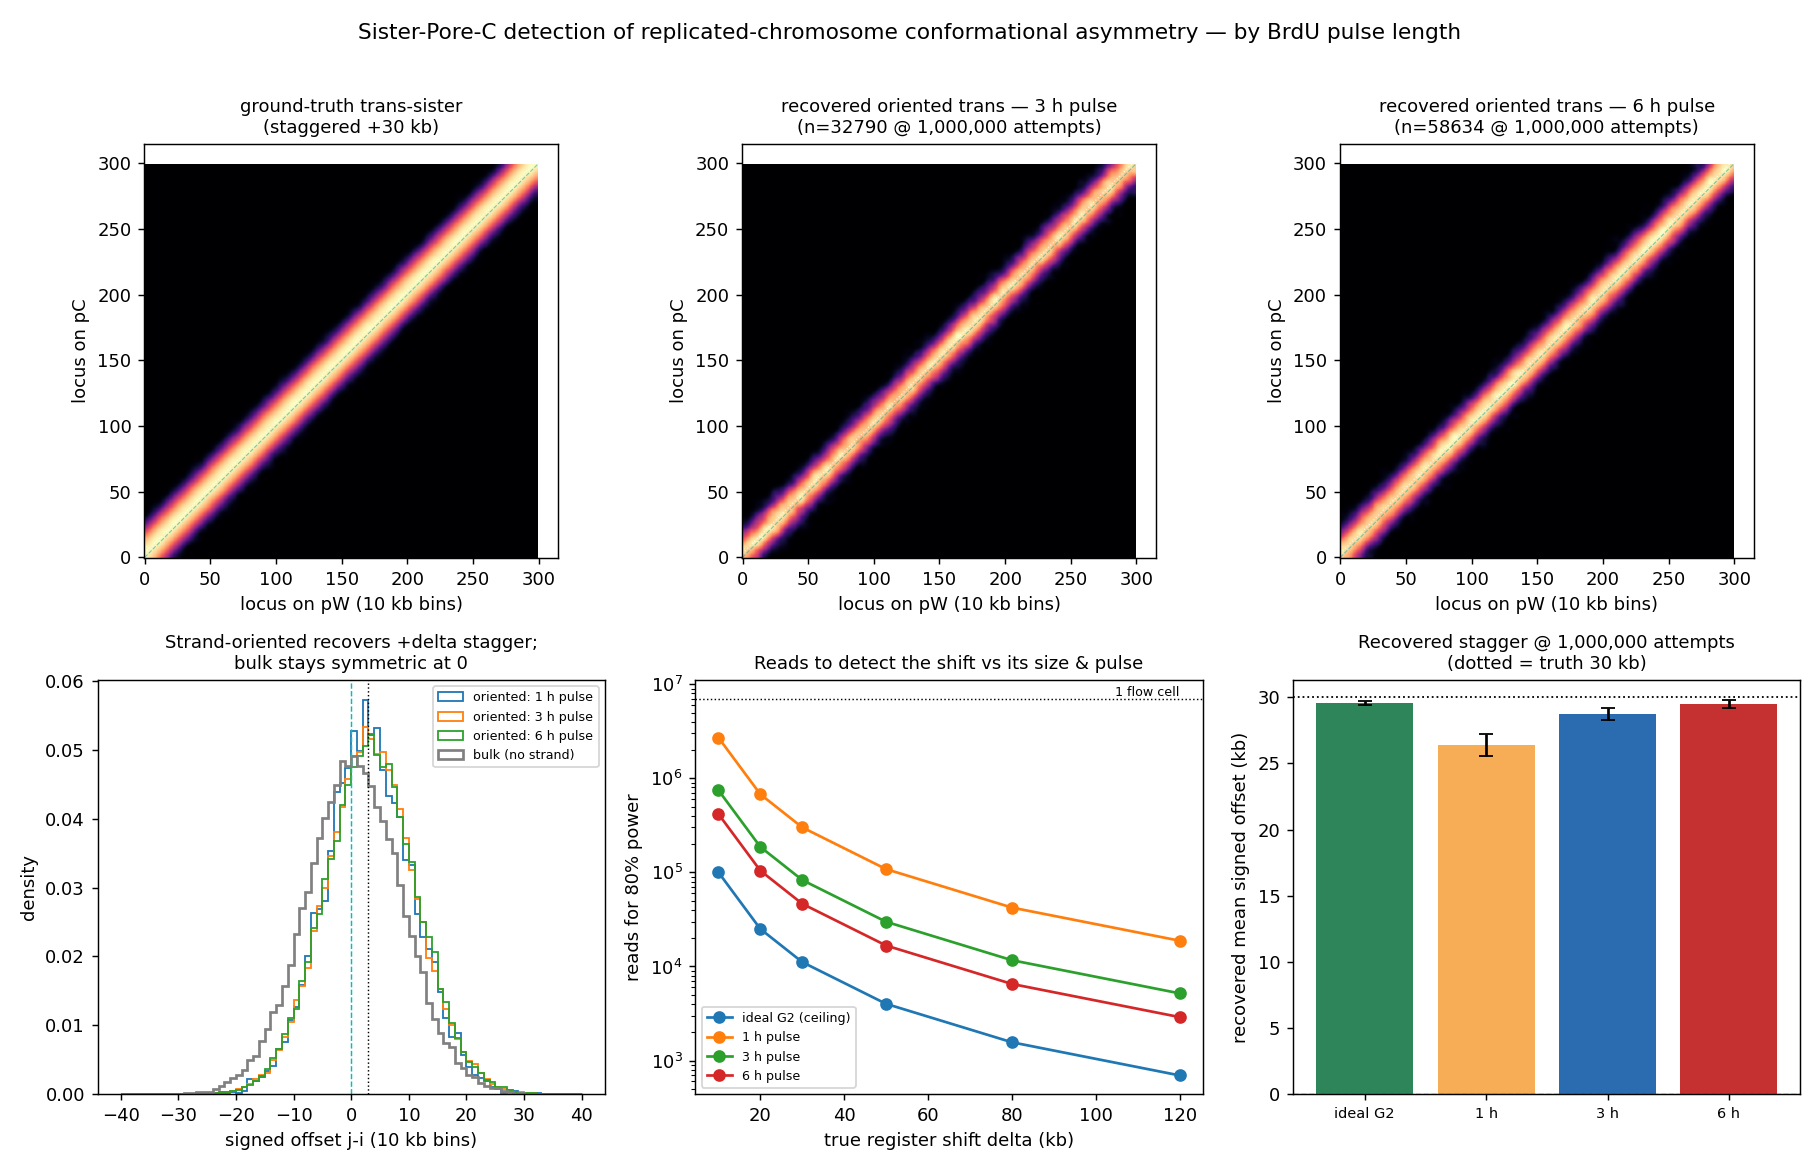

Python code for this plot:
"""
Can sister-Pore-C detect the "conformational asymmetry of replicated chromosomes"?

Gerlich-lab result (Science 2025, biorxiv 2025.07.09.663929): sister chromatids are consistently
STAGGERED by a register shift delta along the 5'->3' direction of the inherited (parental) strand.
Trans-sister contacts between locus i (sister pW) and j (sister pC) peak at j - i = +delta, not 0.
The shift is registered to parental-strand orientation.

Why sister-Pore-C can see it: the BrdU strand read tells you which sister a labelled monomer is on
(nascent C -> pW, nascent W -> pC), so each trans-sister contact can be SIGNED by the parental-strand
axis. Bulk Hi-C/Pore-C cannot orient the pair, so +delta and -delta staggers superimpose into a
symmetric diagonal and the asymmetry is invisible.

This plants a staggered trans-sister map on a Chr1 arm window and asks, as a function of BrdU PULSE
LENGTH (1/3/6 h; ideal G2 = ceiling):
  1. do strand-oriented trans contacts recover the +delta stagger, while the bulk map stays symmetric?
  2. how many oriented trans-sister contacts -> how many genome reads to detect the shift at 80% power?

Reuses quick_mc.py for cells + labelling. Run: python contactmap_sister.py [n_reads]
Outputs: contactmap_sister.png, contactmap_sister_readsneeded.csv
"""
import math, random, sys
import numpy as np
import quick_mc as q

CHR = 0
R = 300                      # window bins (10 kb each) = 3 Mb
OFF = 500                    # window starts at Chr1 bin 500 (arm, ~5 Mb)
DELTA = 3                    # register shift (bins) = 30 kb  (parameter; real value from paper)
SIGMA = 8                    # trans-contact spread (bins) = 80 kb
# BrdU pulse sweep (HU dropped). ideal = theoretical ceiling (fully-labelled G2).
POPS = {'ideal G2 (ceiling)': dict(ideal=True), '1 h pulse': dict(P=1.0),
        '3 h pulse': dict(P=3.0), '6 h pulse': dict(P=6.0)}
MAP_PANELS = ['3 h pulse', '6 h pulse']
OPP = {'W': 'C', 'C': 'W'}


def detect_probs(p, n=1_000_000, seed=0):
    rng = np.random.default_rng(seed)
    nT = rng.binomial(rng.lognormal(math.log(750), 0.45, n).astype(int) + 50, 0.32)
    nB = rng.binomial(nT, p['s'])
    lab = (rng.binomial(nB, p['sens']) + rng.binomial(nT - nB, p['fp'])) >= p['thr']
    unlab = rng.binomial(nT, p['fp']) >= p['thr']
    return lab.mean(), unlab.mean()


def truth_trans_map(n=400_000, seed=3):
    rng = np.random.default_rng(seed)
    i = rng.integers(0, R, n)
    j = np.round(i + DELTA + rng.normal(0, SIGMA, n)).astype(int)
    ok = (j >= 0) & (j < R)
    return i[ok], j[ok]


def geometry_window(n_geo=400_000, seed=7):
    """P(a random read makes a cis same-homolog contact with BOTH loci inside the window)."""
    random.seed(seed); nprng = np.random.default_rng(seed)
    p = q.BASE; hit = 0
    for _ in range(n_geo):
        n = 1 + nprng.poisson(p['mean_mono'] - 1)
        c = random.choices(range(5), q.CHR_W)[0]; h = random.randint(0, 1); b = random.randrange(q.NB[c])
        mons = [(c, h, b)]
        for _k in range(n - 1):
            u = random.random()
            if u < p['p_inter']:
                c2 = random.choice([x for x in range(5) if x != c]); h2 = random.randint(0, 1); b2 = random.randrange(q.NB[c2])
            elif u < p['p_inter'] + p['p_hom']:
                c2, h2 = c, 1 - h; b2 = q.clipb(c, b + random.choice((-1, 1)) * q.pick_d(c))
            else:
                c2, h2 = c, h; b2 = q.clipb(c, b + random.choice((-1, 1)) * q.pick_d(c))
            mons.append((c2, h2, b2))
        win = [(hh, bb) for (cc, hh, bb) in mons if cc == CHR and OFF <= bb < OFF + R]
        found = False
        for i in range(len(win)):
            for j in range(i + 1, len(win)):
                if win[i][0] == win[j][0]:
                    found = True
        hit += found
    return hit / n_geo


def simulate(pop_over, n_reads, p_lab, p_unlab, seed=1):
    """Each read attempts one window trans-sister contact; classify by strand+label."""
    random.seed(seed); rng = np.random.default_rng(seed)
    p = dict(q.BASE); p.update(pop_over)
    ori_i, ori_j, bulk_signed = [], [], []
    for _ in range(n_reads):
        cell = q.sample_cell(p)
        i = random.randrange(R)
        j = int(round(i + DELTA + rng.normal(0, SIGMA)))
        if not (0 <= j < R):
            continue
        repA, cpsA, _ = cell.state(CHR, 0, OFF + i)
        repB, cpsB, _ = cell.state(CHR, 0, OFF + j)
        if not (repA and repB):
            continue                                  # no two sisters -> no trans-sister contact
        labA, labB = cpsA['pW'], cpsB['pC']
        rsA, rsB = random.choice('WC'), random.choice('WC')
        cA = random.random() < (p_lab if rsA in labA else p_unlab)
        cB = random.random() < (p_lab if rsB in labB else p_unlab)
        if cA and cB:
            ori_i.append(i); ori_j.append(j)
            bulk_signed.append(j - i if random.random() < 0.5 else i - j)
    n = n_reads
    return np.array(ori_i), np.array(ori_j), np.array(bulk_signed), len(ori_i) / n


def hist2d(i, j):
    H, _, _ = np.histogram2d(i, j, bins=[np.arange(R + 1), np.arange(R + 1)])
    return H


CONTACTS_80 = (1.96 + 0.84) ** 2 * (SIGMA / DELTA) ** 2   # oriented trans contacts for 80% power


def main():
    n_reads = int(sys.argv[1]) if len(sys.argv) > 1 else 1_000_000
    p_lab, p_unlab = detect_probs(q.BASE)
    f_window = geometry_window()
    print(f"P(call|labelled)={p_lab:.3f}  delta={DELTA*10} kb sigma={SIGMA*10} kb  "
          f"f_window(read makes cis contact in 3Mb window)={f_window:.2e}", file=sys.stderr)
    print(f"oriented trans contacts needed for 80% power = {CONTACTS_80:.0f}", file=sys.stderr)

    gi, gj = truth_trans_map()
    results = {}
    for pop, over in POPS.items():
        oi, oj, bulk, y_attempt = simulate(over, n_reads, p_lab, p_unlab)
        # y_attempt = oriented trans per window-contact-ATTEMPT; genome yield = f_window * y_attempt
        y_genome = f_window * y_attempt
        reads_needed = CONTACTS_80 / y_genome if y_genome > 0 else float('inf')
        results[pop] = dict(oi=oi, oj=oj, bulk=bulk, y_attempt=y_attempt, y_genome=y_genome,
                            mean_signed=(oj - oi).mean() if len(oi) else float('nan'),
                            n_oriented=len(oi), reads_needed=reads_needed)
        print(f"{pop:20s} oriented/attempt={y_attempt:.3f} genome/read={y_genome:.2e} "
              f"mean offset={results[pop]['mean_signed']*10:5.1f} kb  reads80%={reads_needed:.2e}", file=sys.stderr)

    import csv
    with open('contactmap_sister_readsneeded.csv', 'w', newline='') as f:
        w = csv.writer(f)
        w.writerow(['population', 'oriented_trans_per_read_genome', 'contacts_for_80pct_power',
                    'reads_for_80pct_power', 'flowcells_at_7M'])
        for pop, r in results.items():
            w.writerow([pop, f"{r['y_genome']:.3e}", f"{CONTACTS_80:.0f}",
                        f"{r['reads_needed']:.3e}", f"{r['reads_needed']/7e6:.3f}"])
    print("\n=== reads to DETECT the register shift (mean signed offset != 0, 80% power) ===")
    print(f"delta={DELTA*10} kb, sigma={SIGMA*10} kb  ->  {CONTACTS_80:.0f} oriented trans contacts needed")
    print(f"{'BrdU pulse':20s} {'oriented trans/read':>19s} {'reads needed':>14s} {'flow cells (7M)':>15s}")
    for pop, r in results.items():
        print(f"{pop:20s} {r['y_genome']:>19.2e} {r['reads_needed']:>14.2e} {r['reads_needed']/7e6:>15.3f}")

    try:
        import matplotlib; matplotlib.use('Agg'); import matplotlib.pyplot as plt
        from scipy.ndimage import gaussian_filter
        fig, ax = plt.subplots(2, 3, figsize=(14, 9))
        def show(a, H, title):
            a.imshow(np.log1p(gaussian_filter(H, 2)).T, origin='lower', cmap='magma', aspect='equal')
            a.plot([0, R], [0, R], 'c--', lw=0.6, alpha=0.6)
            a.plot([0, R - DELTA], [DELTA, R], 'w:', lw=0.7, alpha=0.7)
            a.set_title(title, fontsize=10); a.set_xlabel('locus on pW (10 kb bins)'); a.set_ylabel('locus on pC')
        show(ax[0, 0], hist2d(gi, gj), f'ground-truth trans-sister\n(staggered +{DELTA*10} kb)')
        for k, pop in enumerate(MAP_PANELS):
            r = results[pop]
            show(ax[0, 1 + k], hist2d(r['oi'], r['oj']),
                 f"recovered oriented trans — {pop}\n(n={r['n_oriented']} @ {n_reads:,} attempts)")

        bins = np.arange(-40, 41)
        a = ax[1, 0]
        for pop in ['1 h pulse', '3 h pulse', '6 h pulse']:
            off = results[pop]['oj'] - results[pop]['oi']
            if len(off):
                a.hist(off, bins=bins, histtype='step', density=True, label=f'oriented: {pop}')
        a.hist(results['3 h pulse']['bulk'], bins=bins, histtype='step', density=True, color='gray', lw=1.5, label='bulk (no strand)')
        a.axvline(0, color='c', ls='--', lw=0.8); a.axvline(DELTA, color='k', ls=':', lw=0.8)
        a.set_xlabel('signed offset j-i (10 kb bins)'); a.set_ylabel('density')
        a.set_title('Strand-oriented recovers +delta stagger;\nbulk stays symmetric at 0', fontsize=10); a.legend(fontsize=7)

        a = ax[1, 1]
        deltas = np.array([1, 2, 3, 5, 8, 12])
        for pop in POPS:
            yg = results[pop]['y_genome']
            nr = [(1.96 + 0.84) ** 2 * (SIGMA / d) ** 2 / yg for d in deltas]
            a.plot(deltas * 10, nr, 'o-', label=pop)
        a.set_yscale('log'); a.set_xlabel('true register shift delta (kb)'); a.set_ylabel('reads for 80% power')
        a.axhline(7e6, color='k', ls=':', lw=0.8); a.text(deltas[-1]*10, 7e6, ' 1 flow cell', fontsize=7, va='bottom', ha='right')
        a.set_title('Reads to detect the shift vs its size & pulse', fontsize=10); a.legend(fontsize=7)

        a = ax[1, 2]
        names = list(POPS); means = [results[p]['mean_signed'] * 10 for p in names]
        errs = [(SIGMA * 10) / math.sqrt(max(results[p]['n_oriented'], 1)) for p in names]
        a.bar(range(len(names)), means, yerr=errs, capsize=4,
              color=['#2f855a', '#f6ad55', '#2b6cb0', '#c53030'])
        a.axhline(DELTA * 10, color='k', ls=':', lw=1); a.axhline(0, color='c', ls='--', lw=0.8)
        a.set_xticks(range(len(names))); a.set_xticklabels([n.replace(' pulse', '').replace(' (ceiling)', '') for n in names], fontsize=8)
        a.set_ylabel('recovered mean signed offset (kb)')
        a.set_title(f'Recovered stagger @ {n_reads:,} attempts\n(dotted = truth {DELTA*10} kb)', fontsize=10)

        fig.suptitle('Sister-Pore-C detection of replicated-chromosome conformational asymmetry — by BrdU pulse length', fontsize=12)
        fig.tight_layout(rect=[0, 0, 1, 0.97]); fig.savefig('contactmap_sister.png', dpi=130)
        print('\nwrote contactmap_sister.png', file=sys.stderr)
    except Exception:
        import traceback; traceback.print_exc()


if __name__ == '__main__':
    main()
